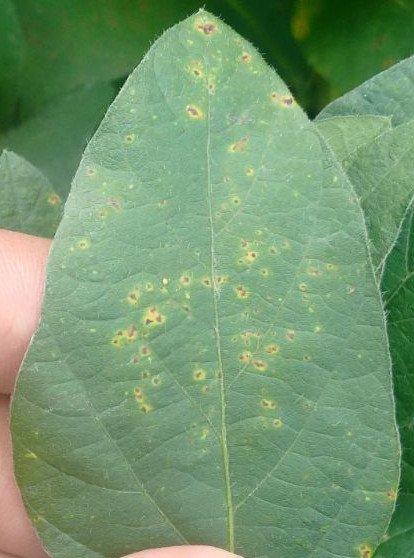
#> input picture Pesquisa/pdi software/dataset/Com ferrugem/com-03.jpg, 414 x 558 px
$ python plot_ihc_color_separation.py
#> lines starting #> are read from the running program, lines starting #| are printed output that depends on the picture
"""
==============================================
Immunohistochemical staining colors separation
==============================================

Color deconvolution consists of the separation of features by their colors.

In this example we separate the immunohistochemical (IHC) staining from the
hematoxylin counterstaining. The separation is achieved with the method
described in [1]_, known as "color deconvolution".

The IHC staining expression of the FHL2 protein is here revealed with
Diaminobenzidine (DAB) which gives a brown color.


.. [1] A. C. Ruifrok and D. A. Johnston, "Quantification of histochemical
       staining by color deconvolution.," Analytical and quantitative
       cytology and histology / the International Academy of Cytology [and]
       American Society of Cytology, vol. 23, no. 4, pp. 291-9, Aug. 2001.

"""
import matplotlib.pyplot as plt

from skimage import data
from skimage.color import rgb2hed
from matplotlib.colors import LinearSegmentedColormap

# Create an artificial color close to the orginal one
cmap_hema = LinearSegmentedColormap.from_list('mycmap', ['white', 'navy'])
cmap_dab = LinearSegmentedColormap.from_list('mycmap', ['white',
                                             'saddlebrown'])
cmap_eosin = LinearSegmentedColormap.from_list('mycmap', ['darkviolet',
                                               'white'])
image=plt.imread('dataset/Com ferrugem/com-03.jpg')
#> image is the input picture: shape (558, 414, 3); mean R, G, B 115.9, 151.1, 111.1

ihc_rgb = image
ihc_hed = rgb2hed(ihc_rgb)
#> ihc_hed: shape (558, 414, 3) float64; mean of channels 0, 1, 2 0.0777, 0.000161, 0.0711

fig, axes = plt.subplots(2, 2, figsize=(7, 6), sharex=True, sharey=True)
ax = axes.ravel()

ax[0].imshow(ihc_rgb)
ax[0].set_title("Original image")

ax[1].imshow(ihc_hed[:, :, 0], cmap=cmap_hema)
ax[1].set_title("Hematoxylin")

ax[2].imshow(ihc_hed[:, :, 1], cmap=cmap_eosin)
ax[2].set_title("Eosin")

ax[3].imshow(ihc_hed[:, :, 2], cmap=cmap_dab)
ax[3].set_title("DAB")

for a in ax.ravel():
    a.axis('off')

fig.tight_layout()


######################################################################
# Now we can easily manipulate the hematoxylin and DAB "channels":

import numpy as np
from skimage.exposure import rescale_intensity

# Rescale hematoxylin and DAB signals and give them a fluorescence look
h = rescale_intensity(ihc_hed[:, :, 0], out_range=(0, 1))
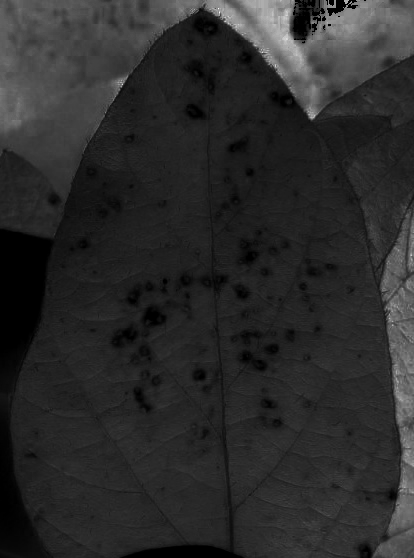
#> h: shape (558, 414) float64; min 0, max 1, mean 0.17
d = rescale_intensity(ihc_hed[:, :, 2], out_range=(0, 1))
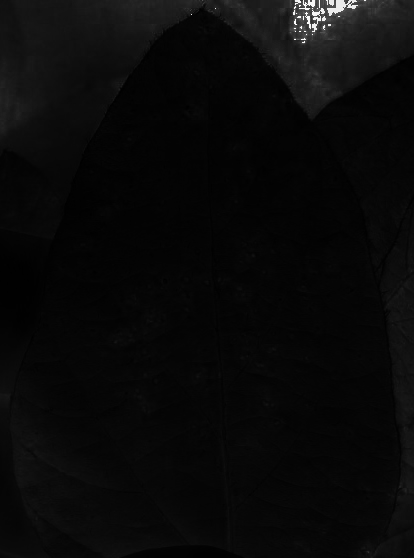
#> d: shape (558, 414) float64; min 0, max 1, mean 0.0387
zdh = np.dstack((np.zeros_like(h), d, h))
#> zdh: shape (558, 414, 3) float64; mean of channels 0, 1, 2 0, 0.0387, 0.17

fig = plt.figure()
axis = plt.subplot(1, 1, 1, sharex=ax[0], sharey=ax[0])
axis.imshow(zdh)
axis.set_title("Stain separated image (rescaled)")
axis.axis('off')
plt.show()
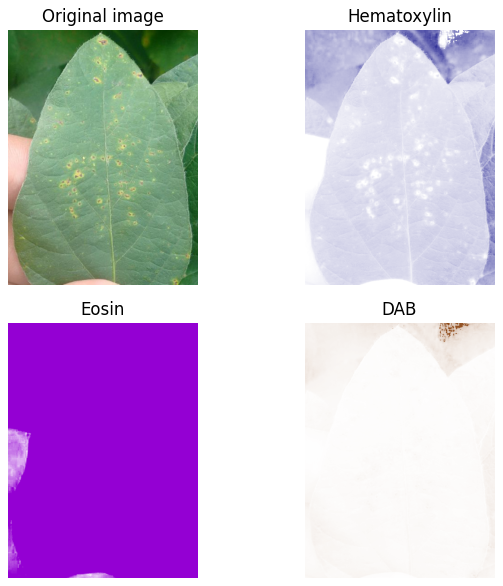
#> figure drawn by matplotlib, 4 panels

$ run again, with Pesquisa/pdi software/dataset/Com ferrugem/com-01.jpg copied over Pesquisa/pdi software/dataset/Com ferrugem/com-03.jpg
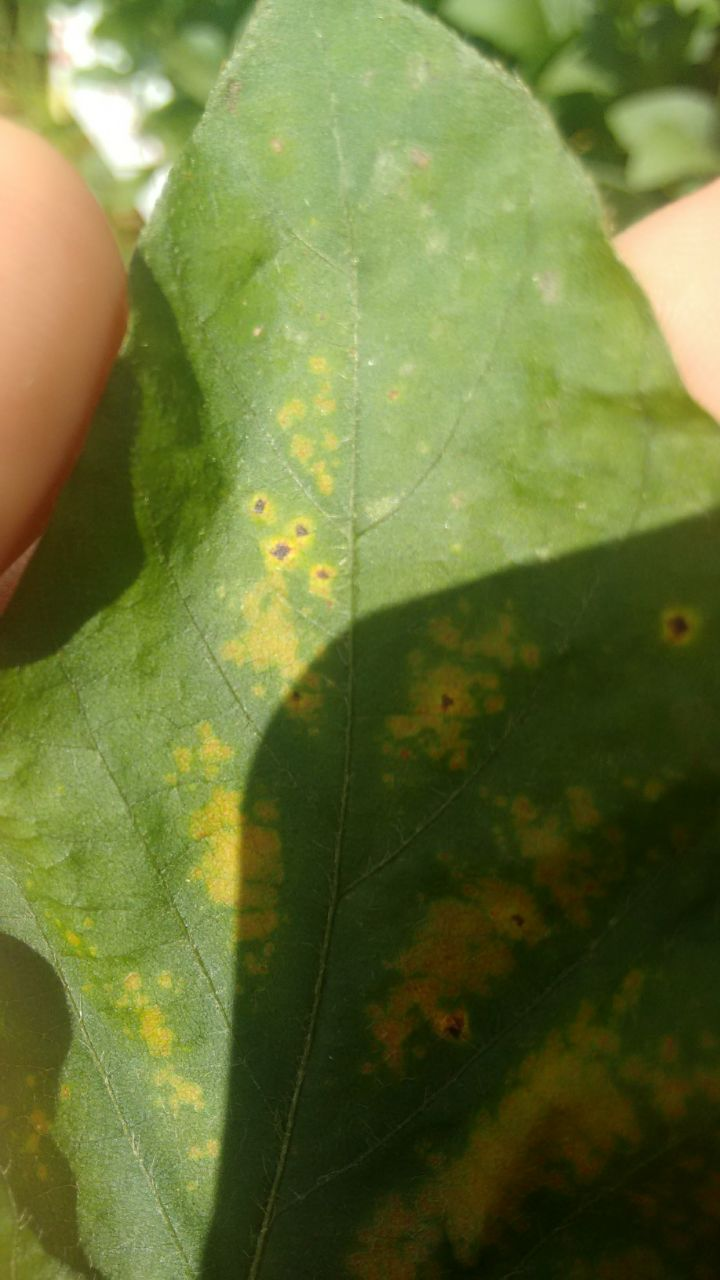
#> input picture Pesquisa/pdi software/dataset/Com ferrugem/com-01.jpg, 720 x 1280 px
#> image is the input picture: shape (1280, 720, 3); mean R, G, B 106, 116.7, 57.6
#> ihc_hed: shape (1280, 720, 3) float64; mean of channels 0, 1, 2 0.0489, 1.46e-05, 0.244
#> `d = rescale_intensity(ihc_hed[:, :, 2], out_range=(0, 1))`:
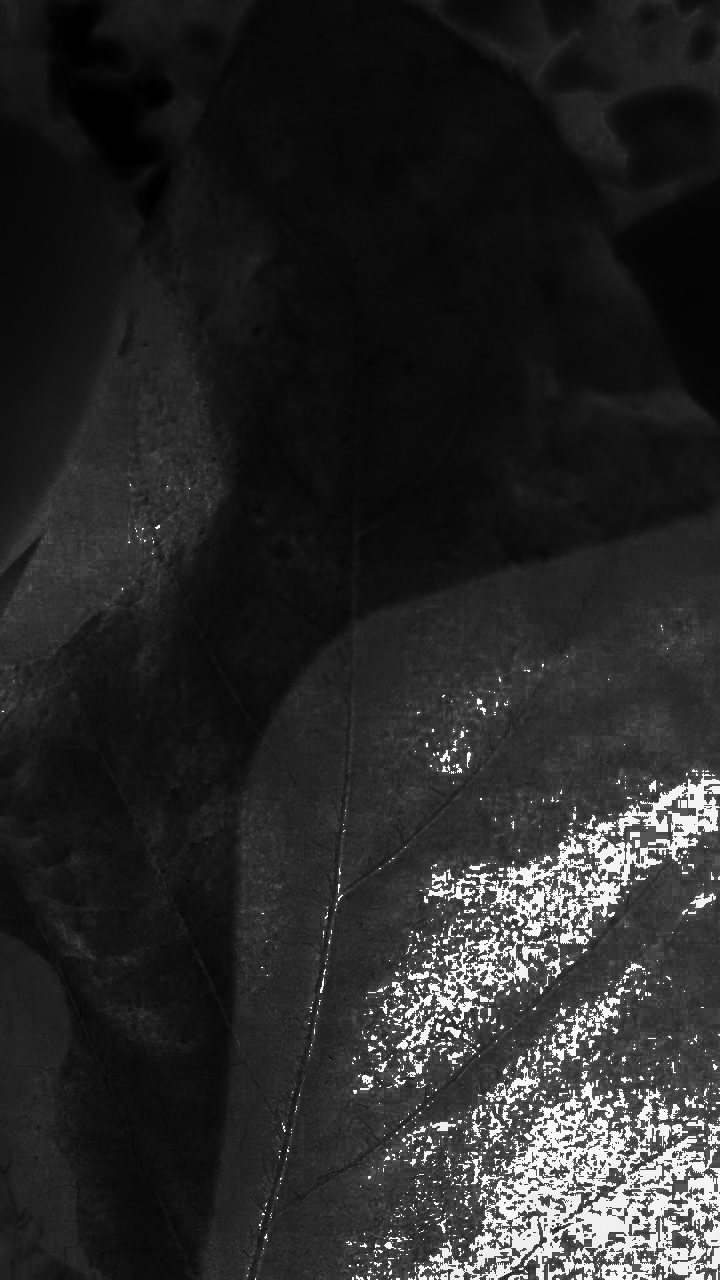
#> d: shape (1280, 720) float64; min 0, max 1, mean 0.161
#> zdh: shape (1280, 720, 3) float64; mean of channels 0, 1, 2 0, 0.161, 0.166
#> `plt.show()`:
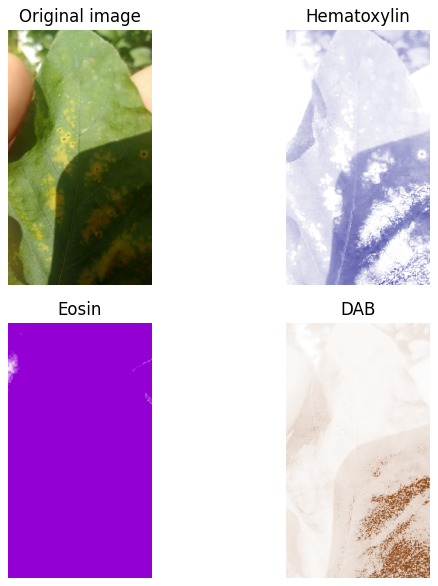
#> figure drawn by matplotlib, 4 panels

$ run again, with Pesquisa/pdi software/dataset/Com ferrugem/com-02.jpg copied over Pesquisa/pdi software/dataset/Com ferrugem/com-03.jpg
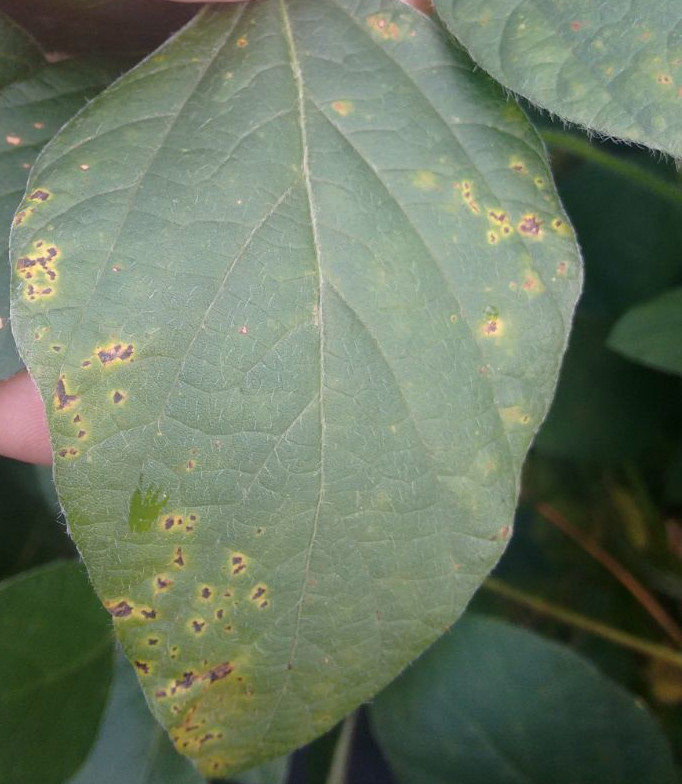
#> input picture Pesquisa/pdi software/dataset/Com ferrugem/com-02.jpg, 682 x 784 px
#> image is the input picture: shape (784, 682, 3); mean R, G, B 106.5, 120.2, 98.8
#> ihc_hed: shape (784, 682, 3) float64; mean of channels 0, 1, 2 0.0887, 6.83e-05, 0.0799
#> `d = rescale_intensity(ihc_hed[:, :, 2], out_range=(0, 1))`:
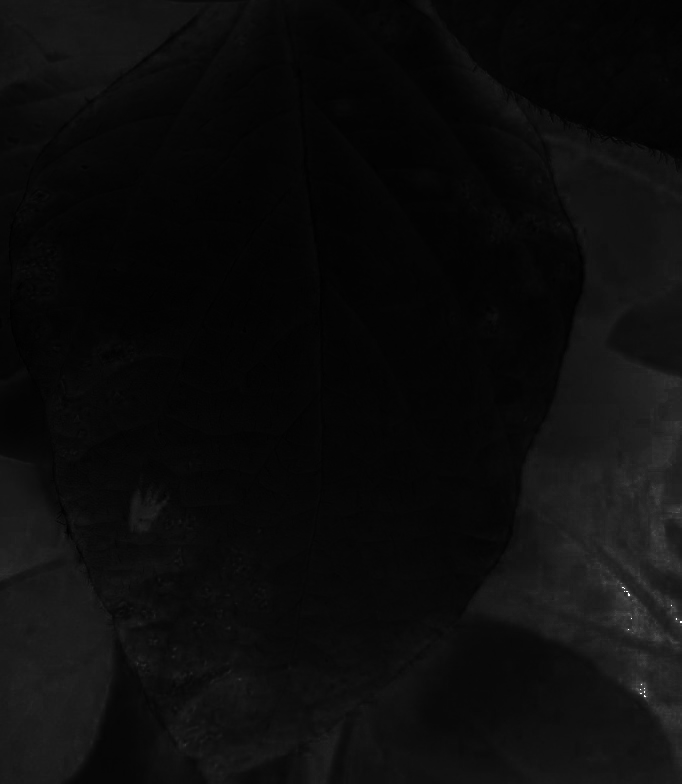
#> d: shape (784, 682) float64; min 0, max 1, mean 0.0493
#> zdh: shape (784, 682, 3) float64; mean of channels 0, 1, 2 0, 0.0493, 0.188
#> `plt.show()`:
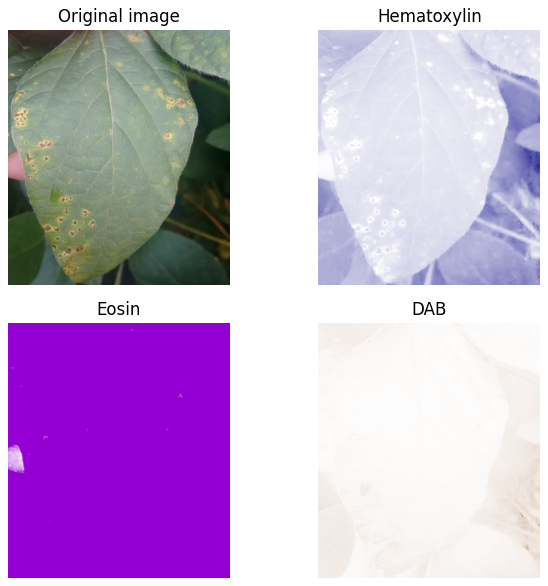
#> figure drawn by matplotlib, 4 panels

$ run again, with Pesquisa/pdi software/dataset/Com ferrugem/com-04.jpg copied over Pesquisa/pdi software/dataset/Com ferrugem/com-03.jpg
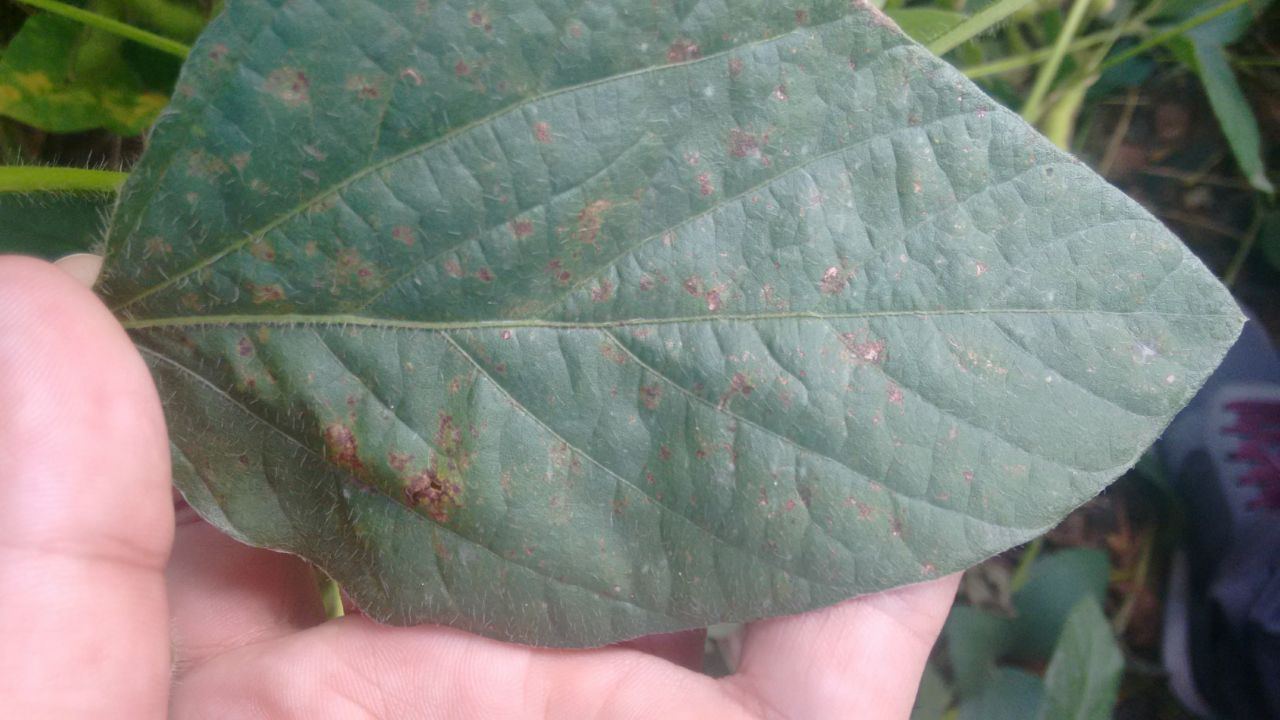
#> input picture Pesquisa/pdi software/dataset/Com ferrugem/com-04.jpg, 1280 x 720 px
#> image is the input picture: shape (720, 1280, 3); mean R, G, B 125.2, 129.2, 122.1
#> ihc_hed: shape (720, 1280, 3) float64; mean of channels 0, 1, 2 0.0744, 0.00177, 0.0581
#> `d = rescale_intensity(ihc_hed[:, :, 2], out_range=(0, 1))`:
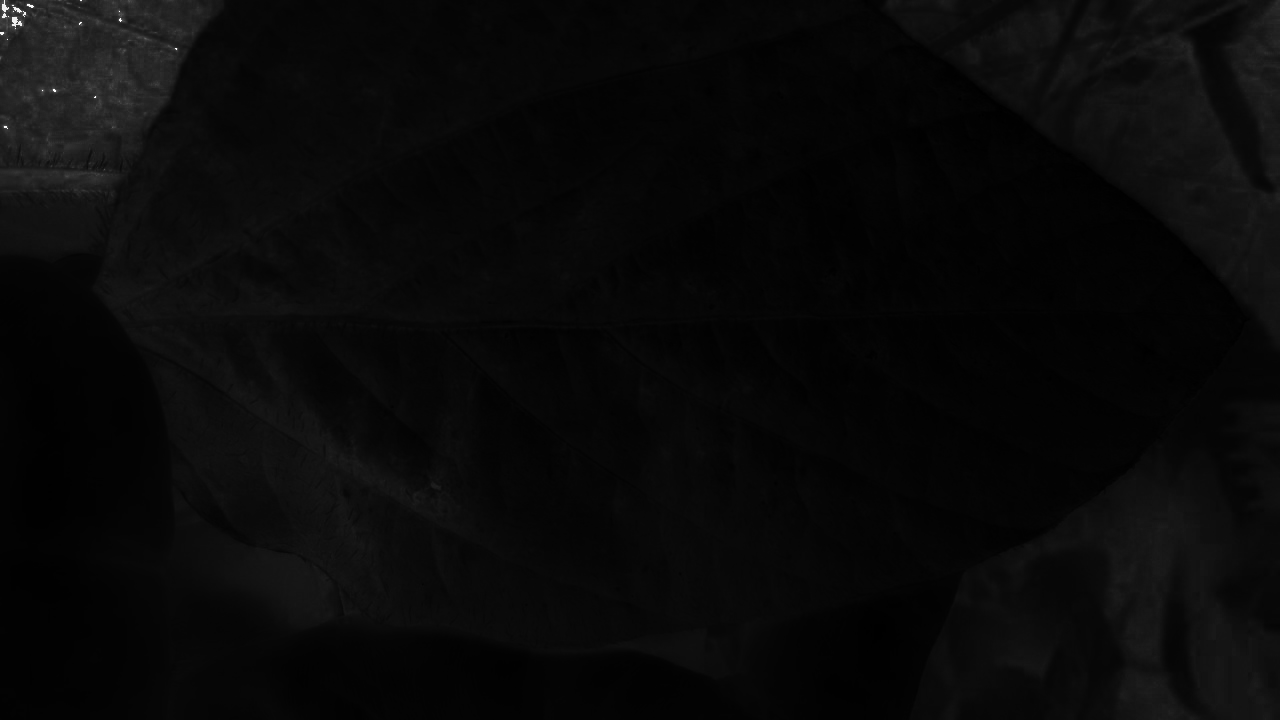
#> d: shape (720, 1280) float64; min 0, max 1, mean 0.037
#> zdh: shape (720, 1280, 3) float64; mean of channels 0, 1, 2 0, 0.037, 0.172
#> `plt.show()`:
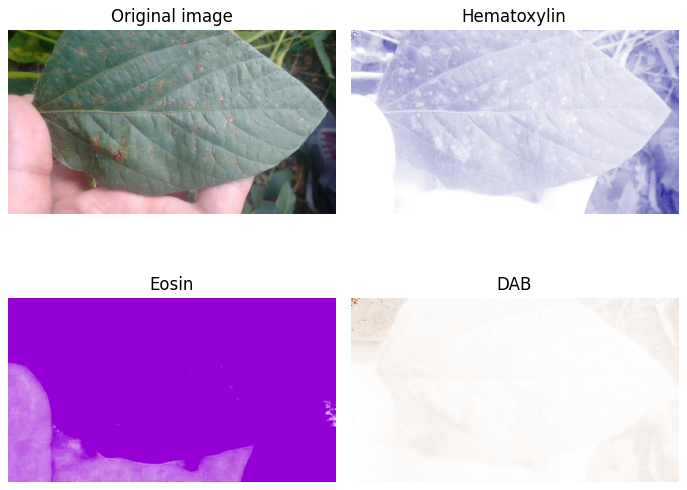
#> figure drawn by matplotlib, 4 panels
